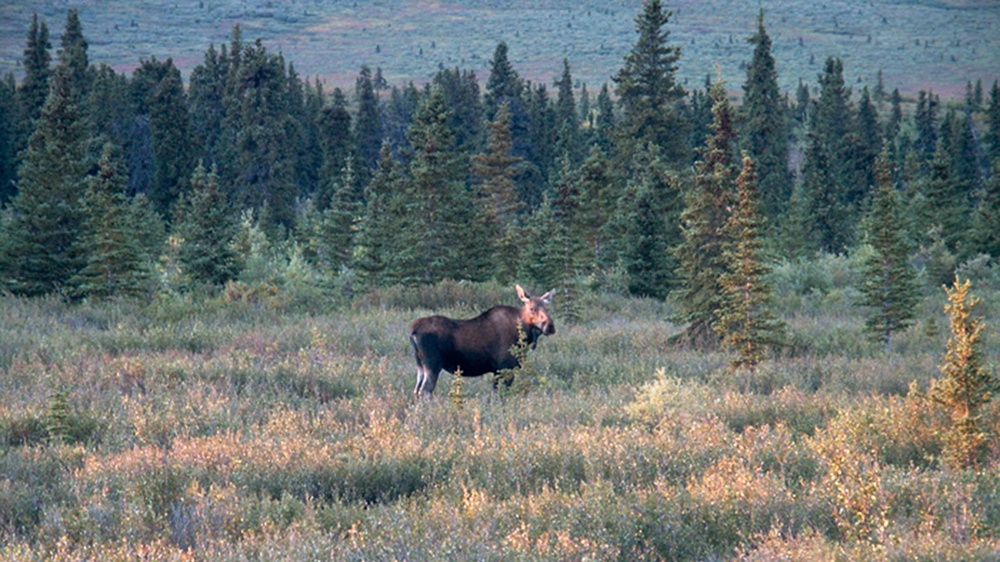
#> input picture image/kebo.jpeg, 1000 x 562 px, shrunk from 1600 x 900 before the run
$ jupyter execute praktikum-3.ipynb
#> lines starting #> are read from the running program, lines starting #| are printed output that depends on the picture
[cell 1]
import os
from matplotlib import pyplot as plt
import numpy as np
import cv2 as cv
from skimage import data, io, color

[cell 2]
path = os.path.dirname(os.path.dirname(os.path.abspath(__name__)))

[cell 3]
path

[cell 4]
kebo = cv.imread(os.path.join(path, 'image', 'kebo.jpeg'))
#> kebo is the input picture: shape (562, 1000, 3); mean B, G, R 110.8, 112.2, 103.1

[cell 5]
cv.imshow('real file', kebo)
cv.waitKey(0)
cv.destroyAllWindows()

[cell 6]
kernel = np.array([
    [-1, 0, -1],
    [0, 4, 0],
    [-1, 0, -1],
])

kebo_out = cv.filter2D(kebo, -1, kernel)
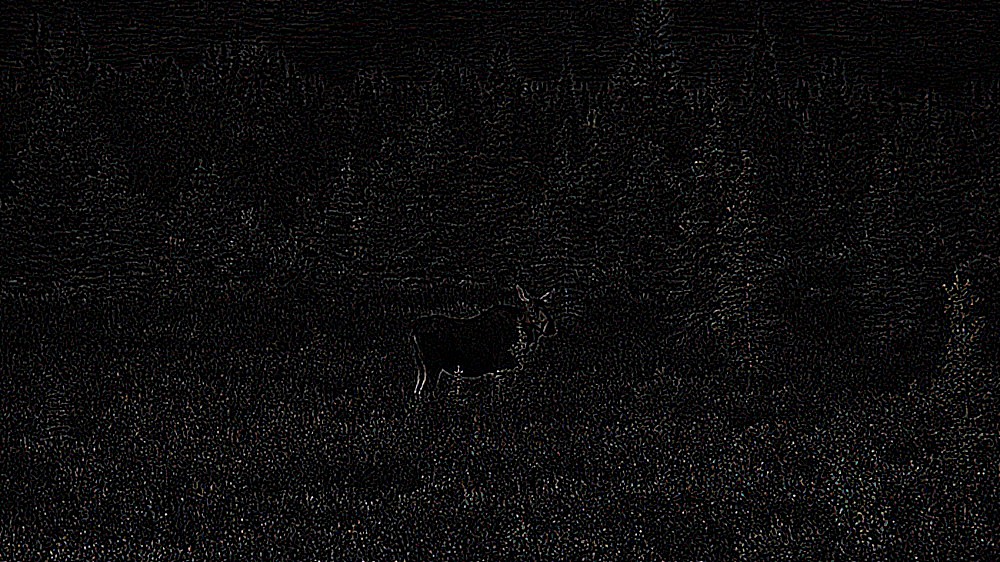
#> kebo_out: shape (562, 1000, 3); mean B, G, R 12.9, 13, 13.2

[cell 7]
plt.imshow(kebo)

[cell 8]
fig, axis = plt.subplots(1, 2, figsize=(15, 11))
ax = axis.ravel()

ax[0].imshow(kebo, cmap='gray')
ax[0].set_title('Data citra asli')
ax[1].imshow(kebo_out, cmap='gray')
ax[1].set_title('data citra output')
#> figure, not shown here; B, G, R data is drawn as R, G, B

# HISTOGRAM PLOT

[cell 9]
toba = cv.imread(os.path.join(path, 'image', 'danautoba.jpg'))
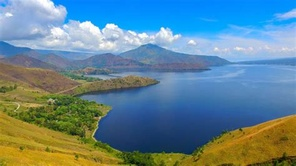
#> input picture image/danautoba.jpg, 296 x 166 px, shrunk from 474 x 266 before the run
#> toba is the input picture: shape (166, 296, 3); mean B, G, R 145.9, 133, 99.1

[cell 10]
row, column = toba.shape[:2]
#> row = 166; column = 296

[cell 11]
hist = cv.calcHist([toba], [0], None, [256], [0, 256])
#> hist = 256 values, max 1946 at index 255, min 57 at index 1, mean 191.9

[cell 12]
fig, axs = plt.subplots(1, 2, figsize=(15, 5))
axs[0].imshow(toba)
axs[1].plot(hist)
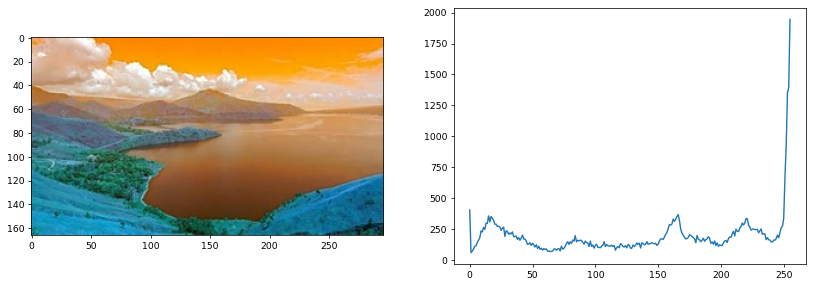
#> figure drawn by matplotlib, 2 panels; B, G, R data is drawn as R, G, B; panel 2: curve peaks at x = 255, y = 1946

[cell 13]
img = cv.cvtColor(toba, cv.COLOR_BGR2RGB)

[cell 14]
hist = cv.calcHist([img], [0], None, [256], [0, 256])
#> hist = 256 values, max 1681 at index 0, min 8 at index 254, mean 191.9

[cell 15]
fig, axs = plt.subplots(1, 2, figsize=(15, 5))
axs[0].imshow(img)
axs[1].plot(hist, color='g')
#> figure, not shown here; panel 2: curve peaks at x = 0, y = 1681

[cell 16]
fig, axs = plt.subplots(2, 2, figsize=(15, 5))
axs[0, 0].imshow(img)
axs[0, 1].plot(hist, color='#8B008B')

axs[1, 0].imshow(img)
axs[1, 1].hist(img.ravel(), 256, [0, 256], color='#FF1493')
plt.show()
#> figure, not shown here; panel 2: curve peaks at x = 0, y = 1681; panel 4: tallest bar 2084 high, from x = 0 to 1

[cell 17]
gray_toba = cv.imread(os.path.join(path, 'image', 'danautoba.jpg'), 0)
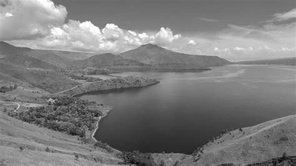
#> gray_toba: shape (166, 296); min 8, max 255, mean 124.3
hist2 = cv.equalizeHist(gray_toba)
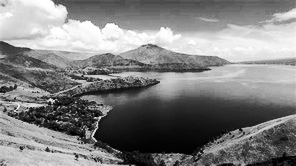
#> hist2: shape (166, 296); min 0, max 255, mean 128.6

fig, axs = plt.subplots(1, 2, figsize=(15, 5))
axs[0].imshow(cv.cvtColor(gray_toba, cv.COLOR_BGR2RGB))
axs[1].hist(gray_toba.ravel(), 256, [0, 256], color='g')
# axs[1].plot(hist2, color='g')
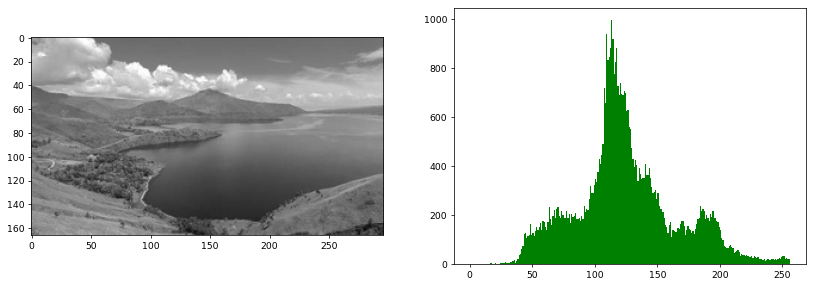
#> figure drawn by matplotlib, 2 panels; panel 2: tallest bar 997 high, from x = 113 to 114

[cell 18]
beta = 35
bright = np.zeros((row, column, 3))

for x in range(row):
    for y in range(column):
        gyx = img[x, y] + beta
        bright[x, y] = gyx
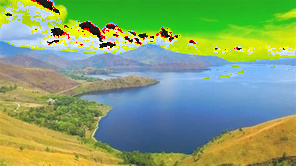
#> bright: shape (166, 296, 3) float64; mean R, G, B 131, 163, 113.9

bright = bright.astype(np.uint8)

[cell 19]
fig, axs = plt.subplots(2, 2, figsize=(15, 5))
axs[0, 0].imshow(img)
axs[0, 1].hist(gray_toba.ravel(), 256, [0, 256], color='red')

axs[1, 0].imshow(bright)
axs[1, 1].hist(bright.ravel(), 256, [0, 256], color='#67f2d1')
plt.show()
#> figure, not shown here; panel 2: tallest bar 997 high, from x = 113 to 114; panel 4: tallest bar 2084 high, from x = 35 to 36

[cell 20]
beta = 40
alpha = 1.2
result = np.zeros((row, column, 3))

for x in range(row):
    for y in range(column):
        gyx = alpha * img[x, y] + beta
        result[x,y] = gyx

result = result.astype(np.uint8)
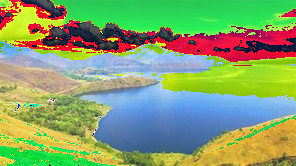
#> result: shape (166, 296, 3); mean R, G, B 134.7, 161.9, 108.9

[cell 21]
fig, axs = plt.subplots(2, 2, figsize=(15, 5))
axs[0, 0].imshow(img)
axs[0, 1].hist(gray_toba.ravel(), 256, [0, 256], color='red')

axs[1, 0].imshow(result)
axs[1, 1].hist(result.ravel(), 256, [0, 256], color='#67f2d1')
plt.show()
#> figure, not shown here; panel 2: tallest bar 997 high, from x = 113 to 114; panel 4: tallest bar 2510 high, from x = 90 to 91

[cell 22]
alpha = 1.2
contrast = np.zeros((row, column, 3))

for x in range(row):
    for y in range(column):
        gyx = alpha * img[x, y]
        contrast[x,y] = gyx

contrast = contrast.astype(np.uint8)
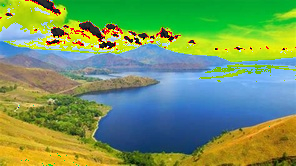
#> contrast: shape (166, 296, 3); mean R, G, B 114.4, 152.5, 97.4

[cell 23]
fig, axs = plt.subplots(2, 2, figsize=(15, 5))
axs[0, 0].imshow(img)
axs[0, 1].hist(gray_toba.ravel(), 256, [0, 256], color='red')

axs[1, 0].imshow(contrast)
axs[1, 1].hist(contrast.ravel(), 256, [0, 256], color='#67f2d1')
plt.show()
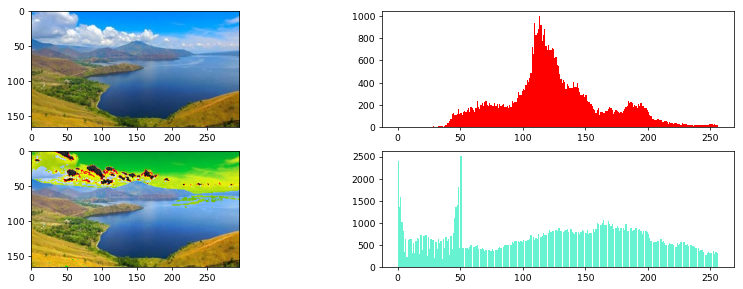
#> figure drawn by matplotlib, 4 panels; panel 2: tallest bar 997 high, from x = 113 to 114; panel 4: tallest bar 2510 high, from x = 50 to 51
